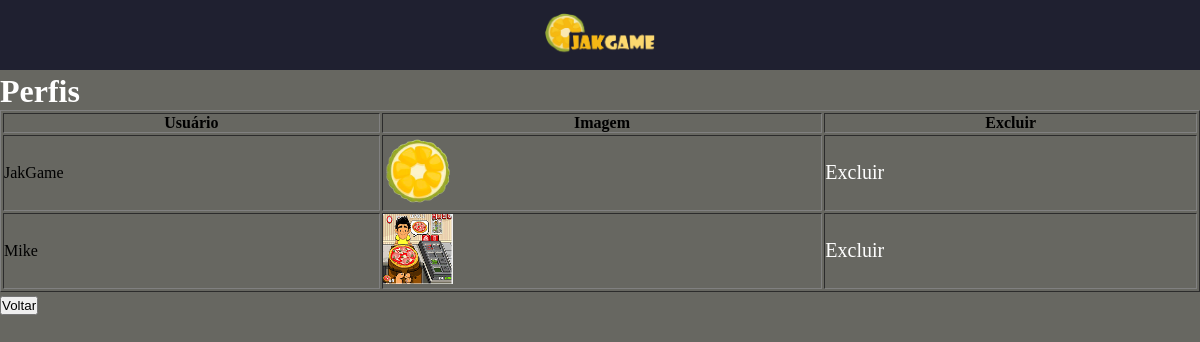
/admin/perfis.php, run on an earlier commit of the app's database.
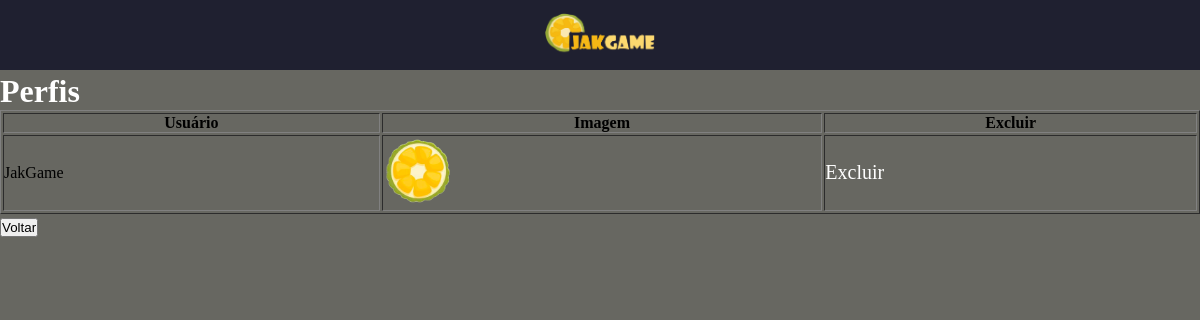
And on a later commit of the database.
### tables this page shows
CREATE TABLE IF NOT EXISTS `usuario` (
  `id` int NOT NULL AUTO_INCREMENT,
  `usuario` varchar(40) DEFAULT NULL,
  `senha` varchar(500) DEFAULT NULL,
  `email` varchar(100) DEFAULT NULL,
  `foto_perfil` varchar(255) DEFAULT NULL,
  `foto_wallpaper` varchar(255) DEFAULT NULL,
  `admin` tinyint(1) DEFAULT NULL,
  PRIMARY KEY (`id`)
);

### html/admin/perfis.php (the view, shortened to what this page needs)
<!DOCTYPE html>
<html lang="pt-br">
    <?php
        include "../../php/conexao.php";
    ?>
    <head>
        <link rel="stylesheet" href="../../css/inicial.css">
        <link rel="stylesheet" href="../../css/cabecalho.css" />
    </head>
    <body style="background-color: #676761;">
        <header>
            <div class="col-12 div1">
                <a href="../admin/inicial.html">
                    <img src="../../img/logo.png" alt="Logo" class="logo anima-logo" />
                </a>
            </div>
        </header>
        <h1 style="color: white;">Perfis</h1>
        <?php
            $tabela = $conn->prepare('SELECT * FROM usuario');
            $tabela->execute(array(
            ));
            if ($tabela->rowCount() >= 1) {
                echo "<table border=1 width=100%>";
                echo "<tr><th>Usuário</th><th>Imagem</th><th>Excluir</th></tr>";
                foreach ($tabela as $linha) {
                    echo "<tr>";
                    echo "<td>" . $linha["usuario"] . "</td>";
                    echo "<td><img src='../../img/perfil/foto_perfil/". $linha['foto_perfil'] ."'></td>";
                    echo "<td> <a href='apagar.php?id=";
                    echo $linha["id"];
                    echo "'>Excluir</a> </td>";
                    echo "</tr>";
                }
                echo "</table>";
            } else {
                echo "<script>alert('Dados não encontrados');history.go(-1);</script>";
            }
        ?>
        <a href="inicial.html">
            <input type="button" value="Voltar">
        </a>
    </body>
</html>

### css/inicial.css (style rules this page uses)
a { text-decoration: none; font-size: 20px; color: white; }

### css/cabecalho.css (style rules this page uses)
* { margin: 0; padding: 0; box-sizing: border-box; }
header { height: 70px; background-color: #1f2030; }
.logo { max-width: 110px; max-height: 110px; width: auto; height: auto; }
[class*="col-"] { float: left; }
.col-12 { width: 100%; }
.div1 { display: flex; justify-content: center; }

### html/admin/perfis.php (style rules this page uses)
img { height: 70px; width: 70px; }

What changed in the data, as far as the page shows it:
removed usuario: usuario "Mike", foto_perfil (picture)
